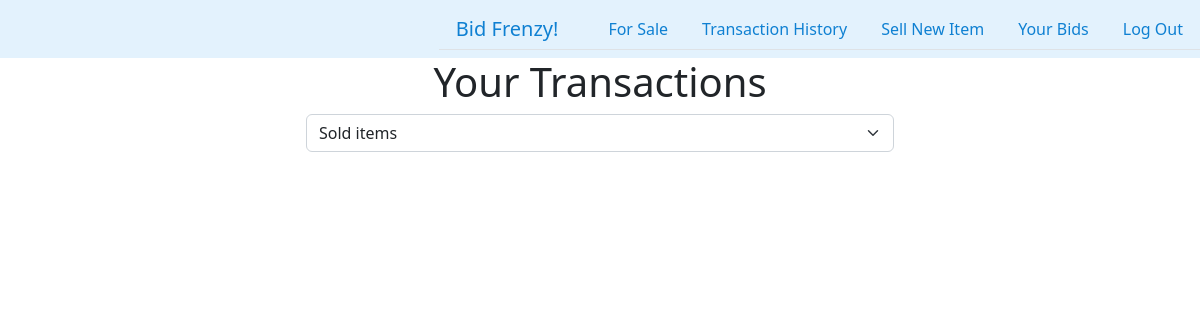
The app's page /transactions (signed in), older data.
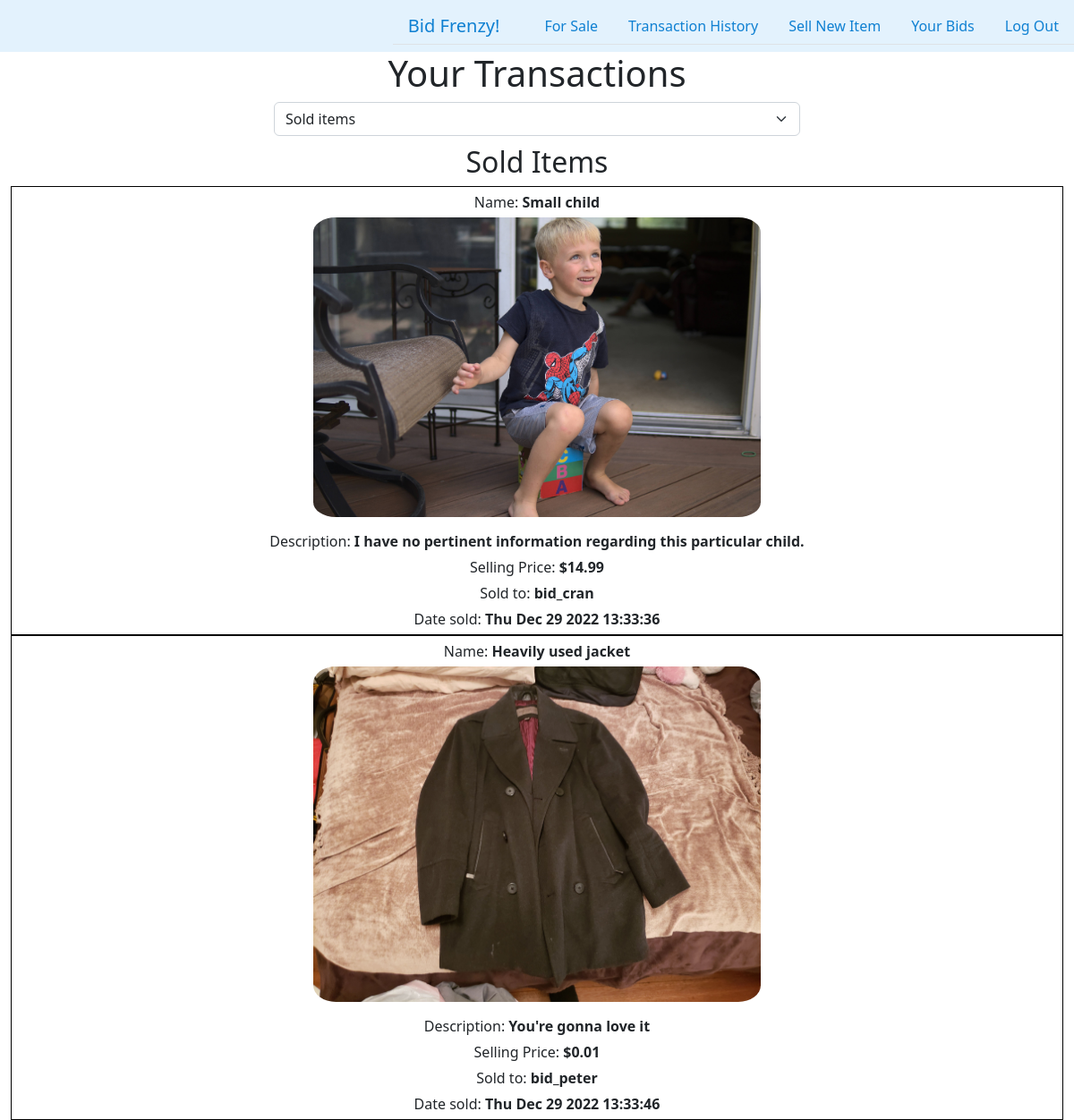
The same page, newer data.
### tables this page shows
CREATE TABLE items (id INTEGER PRIMARY KEY AUTOINCREMENT, name TEXT NOT NULL, description TEXT NOT NULL, filename TEXT NOT NULL, ownerId INTEGER, askingPrice INTEGER, saleStatus TEXT NOT NULL);

CREATE TABLE bids (id INTEGER PRIMARY KEY AUTOINCREMENT, itemId INTEGER, bidderId INTEGER, sellerId INTEGER, offerPrice INTEGER, offerStatus TEXT NOT NULL, datetime INTEGER, saleDate TEXT);

CREATE TABLE users (id INTEGER PRIMARY KEY AUTOINCREMENT, username TEXT NOT NULL, passwordHash TEXT NOT NULL, cash INTEGER);

### app.py (the view)
@app.route("/transactions", methods=["GET", "POST"])
def transactions():
        user_id = session["user_id"]
        soldItems = db.execute("SELECT * FROM items WHERE ownerId = ? AND salestatus = 'sold'", user_id)
        if len(soldItems) > 0:
            for item in soldItems:
                item['filename'] = f"./static/saved/{item['filename']}"
                itemId = item['id']
                saleInfo = db.execute("SELECT * FROM bids WHERE itemId = ? AND offerStatus = 'sold'", itemId)
                if len(saleInfo) > 0:
                    item['bidsInfo'] = saleInfo[0]
                    item['bidsInfo']['bidderName'] = db.execute("SELECT username FROM users WHERE id = ?", item['bidsInfo']['bidderId'])[0]['username']
                else:
                    soldItems = False
        else:
            soldItems = False
        boughtItems = db.execute("SELECT * FROM items JOIN bids ON items.id = bids.itemId WHERE bids.bidderId = ? AND bids.offerStatus = 'sold' AND items.saleStatus = 'sold'", user_id)
        if len(boughtItems) > 0:
            for item in boughtItems:
                item['filename'] = f"./static/saved/{item['filename']}"
                itemId = item['id']
                sellerName = db.execute("SELECT username FROM users WHERE id = ?", item['ownerId'])
                item['sellerName'] = sellerName[0]['username']
        boughtItems = boughtItems
        return render_template("transactions.html", soldItems = soldItems, boughtItems=boughtItems)

### app.py (called while the page is built)
@app.after_request
def after_request(response):
    response.headers["Cache-Control"] = "no-cache, no-store, must-revalidate"
    response.headers["Expires"] = 0
    response.headers["Pragma"] = "no-cache"
    return response

### templates/transactions.html (shortened to what this page needs)
{% extends "layout.html" %} {% block title %} Your Transactions {% endblock %}
{% block main %}
<h1>Your Transactions</h1>
<select class="form-select" name="transactions">
  <option value="sold">Sold items</option>
</select>
<div id="sold-items" class="flex-container">
  {% if soldItems %}
  <h2>Sold Items</h2>
  {% for soldItem in soldItems %}
  <div class="bordered">
    <p>Name: <span class="bold">{{ soldItem['name'] }}</span></p>
    <img src="{{ soldItem['filename'] }}" width="500" />
    <p>Description: <span class="bold">{{ soldItem['description'] }}</span></p>
    <p>Selling Price: <span class="bold">{{ soldItem['bidsInfo']['offerPrice'] }}</span></p>
    <p>Sold to: <span class="bold">{{ soldItem['bidsInfo']['bidderName'] }}</span></p>
    <p>Date sold: <span class="bold">{{ soldItem['bidsInfo']['saleDate'] }}</span></p>
  </div>
  {% endfor %}
  {% endif %}
</div>
  {% endblock %}

### templates/layout.html (shortened to what this page needs)
<!DOCTYPE html>
<html lang="en">
  <head>
    <link
      href="https://cdn.jsdelivr.net/npm/bootstrap@5.2.3/dist/css/bootstrap.min.css"
      rel="stylesheet"
    />
    <link rel="stylesheet" href="./static/styles/styles.css" type="text/css">
  </head>
  <body id="everything">
    <nav
      class="navbar sticky-top justify-content-end"
      style="background-color: #e3f2fd">
      {% if session["user_id"] %}
      <ul class="nav nav-tabs">
        <li class="nav-item">
          <a href="./index"
          class="nav-link navbar-brand" aria-current="page">Bid Frenzy!</a>
        </li>
        <li class="nav-item">
          <a href="./forsale"
          class="nav-link">For Sale</a>
        </li>
        <li class="nav-item">
          <a href="./transactions"
          class="nav-link">Transaction History</a>
        </li>
        <li class="nav-item">
          <a href="./createsale"
          class="nav-link">Sell New Item</a>
        </li>
        <li class="nav-item">
          <a href="./yourbids"
          class="nav-link">Your Bids</a>
        </li>
        <li class="nav-item">
          <a href="./login"
          class="nav-link">Log Out</a>
        </li>
      </ul>
      {% endif %}
    </nav>
    <main class="container-fluid text-center">
        {% block main %}{% endblock %}
    </main>
  </body>
</html>

### static/styles/styles.css (style rules this page uses)
nav .nav li a { color: #0f80d2 !important; }
img { border-radius: 5%; margin-bottom: 10px; }
p { margin: 5px 0px; }
.flex-container { display: flex; flex-direction: column; }
.bordered { border: 1px solid black; }
.bold { font-weight: bold; }
.form-select { width: 50%; margin: auto; margin-bottom: 10px; }

Row changes from the older to the newer data that the page shows:
now on this page (row edited): items: name "Small child", filename (picture), description "I have no pertinent information regarding this particular child.", bidsInfo.offerPrice "$14.99", bidsInfo.bidderName "bid_cran", bidsInfo.saleDate "Thu Dec 29 2022 13:33:36"
now on this page (row edited): items: name "Heavily used jacket", filename (picture), description "You're gonna love it", bidsInfo.offerPrice "$0.01", bidsInfo.bidderName "bid_peter", bidsInfo.saleDate "Thu Dec 29 2022 13:33:46"
Text that changed along with them:
text now shown: "Sold Items"
